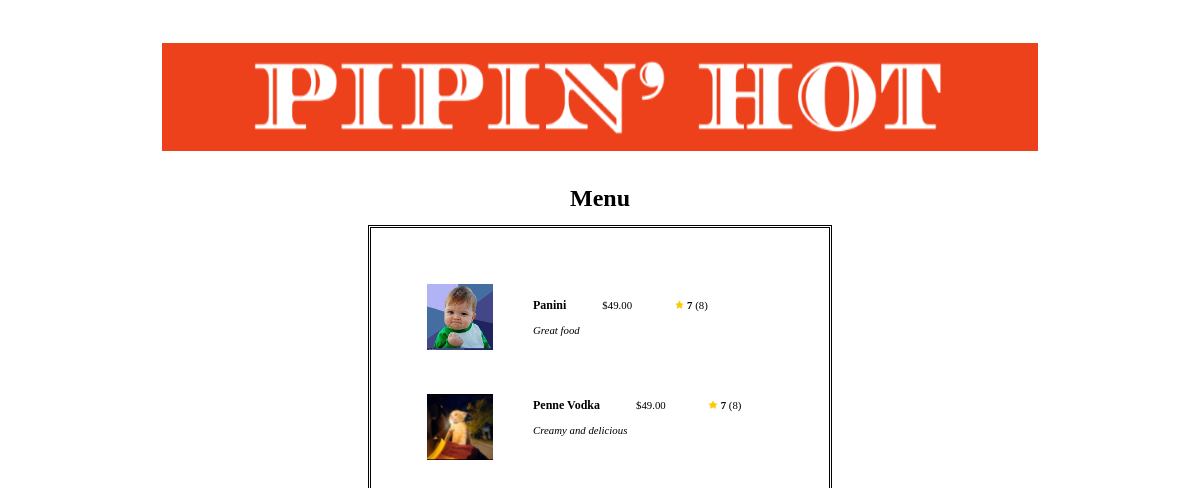
Before: /menu/userMenu/ with the older database file.
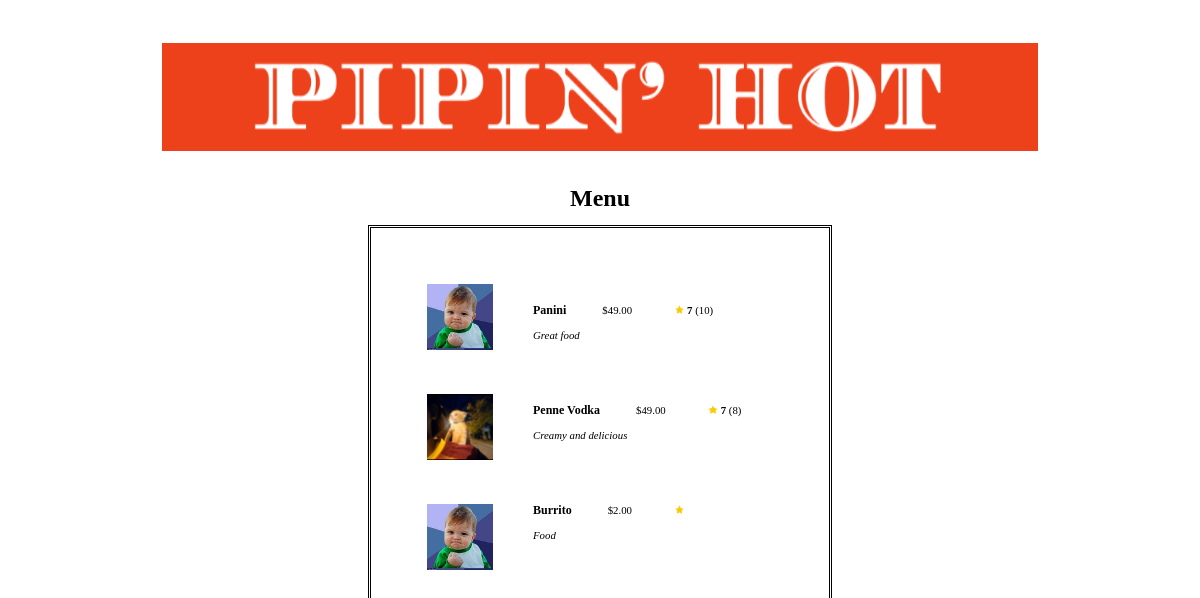
After: the same page with the newer database file.
### menu/models.py (models this page shows)
class FoodItem(models.Model):
    name = models.CharField(max_length=50, unique=True)
    price = models.DecimalField(max_digits=6, decimal_places=2)
    img = models.ImageField(upload_to='uploads/')
    category = models.CharField(max_length=50)
    description = models.CharField(
        max_length=300, default="No description given")
    quantity_ordered = models.IntegerField(default=0)
    rating = models.IntegerField(default=0)
    chef_name = models.ForeignKey(
        User, on_delete=models.CASCADE, blank=True, default=None)
    vip_exclusive = models.BooleanField(default=False)

### menu/views.py (the view)
# urls.py: path('userMenu/', custFoodView, name='customer_menu'),
def custFoodView(request):
    form = FoodForm(request.POST, request.FILES)
    foodList = FoodItem.objects.all()
    user = request.user.pk
    if (Customer.objects.filter(pk=user).exists()):
        return redirect('order')
    else:
        if form.is_valid():
            form.save()
        else:
            if form.is_valid():
                form.save()
            else:
                form = FoodForm()
            return render(request, 'userMenu.html', {'form': form, 'foodList': foodList})

### menu/templates/userMenu.html (shortened to what this page needs)
{% load static %}
{% load mathfilters %}
<!DOCTYPE html>
<html lang="en">
<head>
    <link rel = "stylesheet" href = "{% static '/css/chefMenu.css' %}">
</head>
<body>
    <div class = "header">
        <a href = "{% url 'defaultHome' %}"> <img src="{% static 'Pipin-Hot.png' %}"/> </a>
    </div>
    <h1> Menu </h1>
    <div class = "foodContainer">
        <div class = "pictureContainer">
            {% for item in foodList %}
                {% if item.vip_exclusive == False %}
                <u1 style = "list-style: none;">
                    <li style = "padding: 20px;" >
                        <img src = "{{ item.img.url }}">
                    </li>
                </u1>
                {% endif %}
            {% endfor %}
        </div>
        <div>
        {% for item in foodList %}
            {% if item.vip_exclusive == False %}
            <u1 style = "list-style: none;">
                <li style = "padding: 20px; margin-top: 0.2vw; margin-bottom: 0.70vw">
                    <p class = "foodTitle">
                        {{ item.name }}
                    </p>
                    <p class = "foodInfo">
                        ${{ item.price }}
                    </p>
                    {% with num=item.rating denom=item.quantity_ordered %}
                    <p style = "margin-left: 40px; margin-right: 1vw" class = "foodInfo">
                        <img style = "width:0.8vw; height:0.75vw;" src = "{% static 'star.png' %}"/>
                        {% if item.quantity_ordered != 0 %}
                            <strong> {{ num|intdiv:denom }} </strong> ({{item.quantity_ordered}})
                        {% endif %}
                    </p>
                    {% endwith %}
                    <p class = "foodDesc">
                        {{ item.description }}
                    </p>
                </li>
            </u1>
            {% endif %}
        {% endfor %}
        </div>
    </div>
</body>
</html>

Changed rows visible on the page:
changed FoodItem "Panini": quantity_ordered "8" → "10"
added FoodItem: img (picture), name "Burrito", price "2.00", vip_exclusive False (drawn), description "Food"
